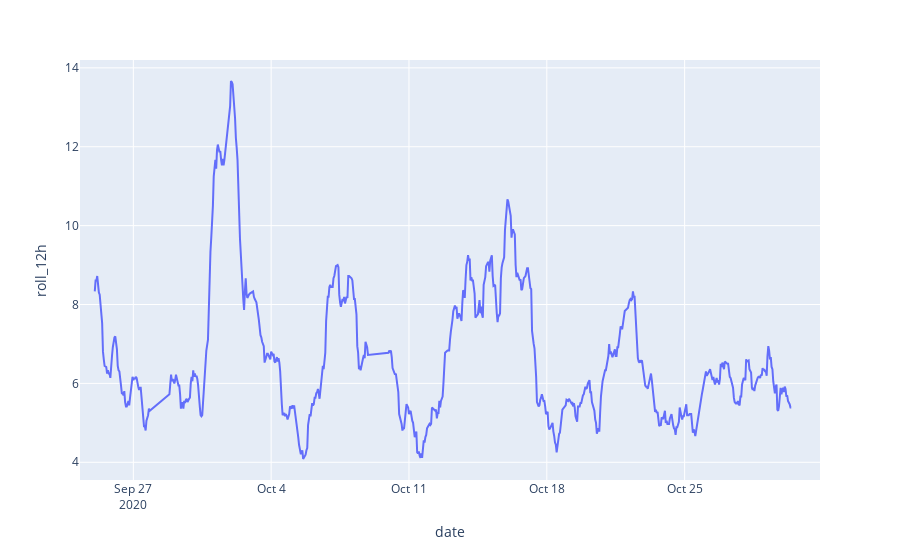

Here is the notebook cell this chart was saved with:
### Code cell
fig = px.line(df_1, x="date", y="roll_12h")
fig.show()

### Figure 1 — Plotly figure (JSON) as saved in the notebook; plotly's stock layout.template omitted (floating-point values rounded to 4 significant figures; data arrays with more than 128 entries replaced by an {"elided": "..."} marker saying what was removed)
{"data": [{"hoverlabel": {"namelength": 0}, "hovertemplate": "date=%{x}<br>roll_12h=%{y}", "legendgroup": "", "line": {"color": "#636efa", "dash": "solid"}, "mode": "lines", "name": "", "showlegend": false, "type": "scatter", "x": {"elided": "785 str values"}, "xaxis": "x", "y": {"elided": "785 float values"}, "yaxis": "y"}], "layout": {"legend": {"tracegroupgap": 0}, "margin": {"t": 60}, "xaxis": {"anchor": "y", "domain": [0, 1], "title": {"text": "date"}}, "yaxis": {"anchor": "x", "domain": [0, 1], "title": {"text": "roll_12h"}}}}
